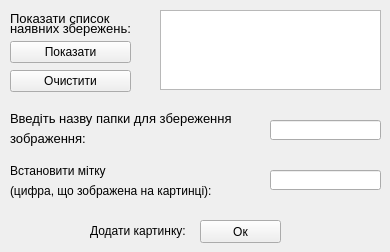
    <widget class="QWidget" name="tab_4">
     <attribute name="title">
      <string>Створення зображень</string>
     </attribute>
     <widget class="QLineEdit" name="lineEdit">
      <property name="geometry">
       <rect>
        <x>270</x>
        <y>170</y>
        <width>111</width>
        <height>20</height>
       </rect>
      </property>
     </widget>
     <widget class="QLabel" name="label_61">
      <property name="geometry">
       <rect>
        <x>10</x>
        <y>160</y>
        <width>231</width>
        <height>21</height>
       </rect>
      </property>
      <property name="font">
       <font>
        <pointsize>9</pointsize>
       </font>
      </property>
      <property name="text">
       <string>Встановити мітку </string>
      </property>
     </widget>
     <widget class="QLabel" name="label_62">
      <property name="geometry">
       <rect>
        <x>10</x>
        <y>180</y>
        <width>231</width>
        <height>21</height>
       </rect>
      </property>
      <property name="font">
       <font>
        <pointsize>9</pointsize>
       </font>
      </property>
      <property name="text">
       <string>(цифра, що зображена на картинці):</string>
      </property>
     </widget>
     <widget class="QLabel" name="label_63">
      <property name="geometry">
       <rect>
        <x>90</x>
        <y>220</y>
        <width>101</width>
        <height>21</height>
       </rect>
      </property>
      <property name="font">
       <font>
        <pointsize>9</pointsize>
       </font>
      </property>
      <property name="text">
       <string>Додати картинку: </string>
      </property>
     </widget>
     <widget class="QPushButton" name="pushButton_3">
      <property name="geometry">
       <rect>
        <x>200</x>
        <y>220</y>
        <width>81</width>
        <height>23</height>
       </rect>
      </property>
      <property name="text">
       <string>Ок</string>
      </property>
     </widget>
     <widget class="QLabel" name="label_64">
      <property name="geometry">
       <rect>
        <x>10</x>
        <y>130</y>
        <width>151</width>
        <height>16</height>
       </rect>
      </property>
      <property name="font">
       <font>
        <pointsize>10</pointsize>
       </font>
      </property>
      <property name="text">
       <string>зображення:</string>
      </property>
     </widget>
     <widget class="QListWidget" name="listWidget_4">
      <property name="geometry">
       <rect>
        <x>160</x>
        <y>10</y>
        <width>221</width>
        <height>80</height>
       </rect>
      </property>
     </widget>
     <widget class="QLabel" name="label_65">
      <property name="geometry">
       <rect>
        <x>10</x>
        <y>110</y>
        <width>271</width>
        <height>16</height>
       </rect>
      </property>
      <property name="font">
       <font>
        <pointsize>10</pointsize>
       </font>
      </property>
      <property name="text">
       <string>Введіть назву папки для збереження</string>
      </property>
     </widget>
     <widget class="QLabel" name="label_66">
      <property name="geometry">
       <rect>
        <x>10</x>
        <y>10</y>
        <width>131</width>
        <height>16</height>
       </rect>
      </property>
      <property name="font">
       <font>
        <pointsize>10</pointsize>
       </font>
      </property>
      <property name="text">
       <string>Показати список</string>
      </property>
     </widget>
     <widget class="QLabel" name="label_68">
      <property name="geometry">
       <rect>
        <x>10</x>
        <y>20</y>
        <width>131</width>
        <height>16</height>
       </rect>
      </property>
      <property name="font">
       <font>
        <pointsize>10</pointsize>
       </font>
      </property>
      <property name="text">
       <string>наявних збережень:</string>
      </property>
     </widget>
     <widget class="QLineEdit" name="lineEdit_5">
      <property name="geometry">
       <rect>
        <x>270</x>
        <y>120</y>
        <width>111</width>
        <height>20</height>
       </rect>
      </property>
     </widget>
     <widget class="QWidget" name="verticalLayoutWidget_4">
      <property name="geometry">
       <rect>
        <x>10</x>
        <y>40</y>
        <width>121</width>
        <height>54</height>
       </rect>
      </property>
      <layout class="QVBoxLayout" name="verticalLayout_5">
       <item>
        <widget class="QPushButton" name="pushButton_2">
         <property name="text">
          <string>Показати</string>
         </property>
        </widget>
       </item>
       <item>
        <widget class="QPushButton" name="pushButton_11">
         <property name="text">
          <string>Очистити</string>
         </property>
        </widget>
       </item>
      </layout>
     </widget>
    </widget>
